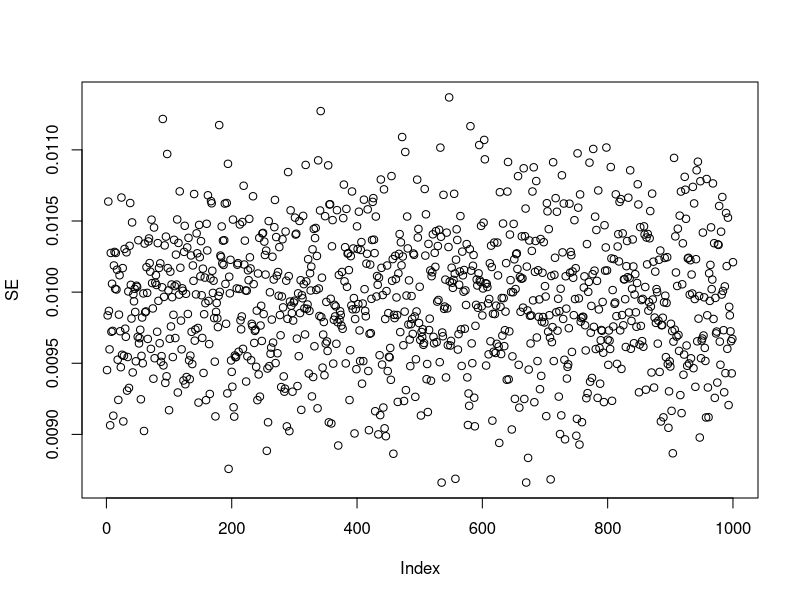

This figure's R source:
tmp <- read.table("blb_lin_reg_data_s5_r50_SE.txt", header=TRUE)
plot(1:dim(tmp)[1], tmp[[1]], xlab="Index", ylab="SE")
